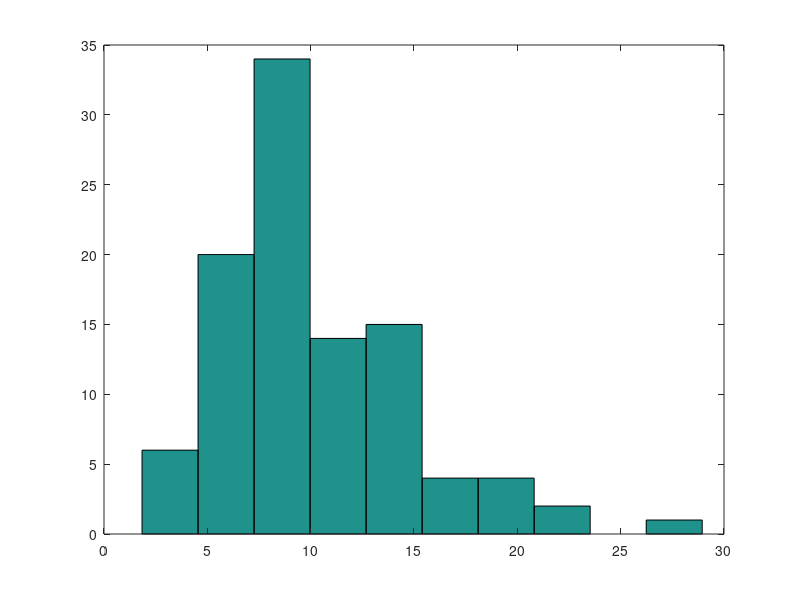

MATLAB code for this plot:
echo on

% ***********************************************************************
%                   INTRODUCTION TO MATLAB
% ***********************************************************************

% Matlab is a system for doing numerical and graphical computation.
% It was initially written to provide a interface for the LINPACK
% and EISPACK linear algebra packages.  It has evolved over the years
% to become one of the premier high level languages for doing
% mathematical computation. 

% The goal of this tutorial to describe some basic features of the
% Matlab language with particular emphasis on its abilities in the
% areas of data manipulation, data analysis, and graphing.

%***********************************************************************
%                           NOTE
%-----------------------------------------------------------------------
%        WHENEVER YOU SEE THE WORD PAUSE THE M-FILE WILL PAUSE
%        PRESS ANY KEY TO CONTINUE.
%***********************************************************************

pause

%------------------------------------------------------------------------
%                           MATRIX
%------------------------------------------------------------------------
% The basic structure in Matlab is a matrix.  Let's look at a dataset
% that is discussed in Chapters 3 and 4.  For 30 students in a statistics
% class, we record the grade (A, B, C, D, F) and the score on the SAT
% exam that was taken during high school.  

% We represent this data by a matrix named 'class' that consists of 30 rows
% and 2 columns -- the first column contains the grades (coded 1 = F, 2 = D,
% 3 = C, 4 = B, 5 = A) and the second column contains the SAT scores.

% We use square brackets are used to describe the matrix.  Carriage
% returns to describe different rows.  Alternatively, a semicolon
% can be used to separate rows. Thee command is concluded with
% a semicolon.  

echo off

class=[ 3   525
        2   533
        3   545
        4   582
        2   581
        1   576
        3   572
        4   609
        2   559
        1   543
        3   576
        4   525
        0   574
        1   582
        2   574
        3   471
        3   595
        2   557
        4   557
        4   584
        3   599
        2   517
        4   649
        2   584
        1   463
        3   591
        2   488
        3   563
        3   553
        4   549 ];

echo on
pause

% We display 'class' by typing it without a semicolon at the end.

class

pause


%------------------------------------------------------------------------
%                        MATRIX MANIPULATIONS
%------------------------------------------------------------------------		
% Let's illustrate some basic manipulations of this data matrix.

% We define a list of numbers by a colon:

1:5

pause

% We look at the data for students 1-5 by use of the command

class(1:5,:)

pause

% Here we are extracting rows 1-5 and all columns (indicated by a :).
% Similarly, suppose we wish to extract the first column of the
% data matrix and assign it a column vector called 'grade'.  We extract
% the second column of 'class' and assign it to a variable called 'sat'.

grade=class(:,1); sat=class(:,2);

pause

% Note that we can have multiple statements on a line -- we separate the
% statements by ; (or ,)

% We can perform various computations on vectors and matrices.

% Suppose that we wish to scale the grades by multiplying by 10 and adding 5
% -- we'll call the new grade 'new_grade':

new_grade=10*grade+5

pause

% Suppose that we wish to square each grade -- we do this by the .^ operator.

grade.^2

pause

% grade is currently a column vector, we can convert it to a row vector by
% the transpose (') operator:

grade'

pause

% Suppose that we wish to add 'new_grade' to 'sat'.  The addition (+) 
% operator works for matrices if the dimensions line up.

new_grade+sat

pause

% Matlab also supports logical operators.  

% Suppose that we want to define a passing grade -- if grade is 3 or higher,
% then pass = 1, otherwise pass = 0.  We define this using >=

pass=(grade>=3)

pause

% We want to define a variable 'C', which is equal to 1 if the grade is 3
% and 0 otherwise.  We use the logical equal (==) operator:

C=(grade==3)

pause

%------------------------------------------------------------------------
%                     DATA ANALYSIS COMMANDS
%------------------------------------------------------------------------

% Matlab supports many data analysis operations.  The ones described below
% are intrinsic to Matlab.  Many others are available in the Statistics
% Toolbox.

% The 'length' command gives the number of entries in a vector:

length(grade)

pause

% The commands below find the mean and standard deviation of the column 
% vector 'sat':

mean(sat), std(sat)

pause

% Here is an alternative way of computing a standard deviation -- it 
% illustrates the 'sum' and 'sqrt' commands:

sqrt(sum((sat-mean(sat)).^2/(length(grade)-1)))

pause

% Suppose we wish to tally the different grades in the vector 'grade'.
% This can be done using the Matlab 'hist' function (the graphical version
% of this command will be illustrated later).  

freq=hist(grade,0:4)

% We see that there is 1 F, 4 D's, 8 C's, 10 B's, and 7 A's.

pause

% We can find the number of D's by use of a == logical operator and a 'sum':

num_D=sum(grade==1)

pause

% Likewise, the proportion of A's is given by

prop_A=sum(grade==4)/length(grade)

pause

%------------------------------------------------------------------------
%                     GRAPHING COMMANDS
%------------------------------------------------------------------------

% Matlab has a large number of graphing commands.  Here we illustrate some
% basic Matlab commands that are helpful in data analysis.

% A histogram of the SAT scores is constructed by the 'hist' command.

hist(sat)

pause

% Suppose that we wish to use bin midpoints of 460, 480, ..., 660. We first
% define a variable, called 'bins', which contains 460 to 660 in steps of 20:

bins=460:20:600;

pause

% The histogram using these bin midpoints is given by

hist(sat,bins)

pause

% Suppose that we wish to construct a scatterplot of 'grade' (vertical axis)
% against 'sat' (horizontal axis).  We use the 'plot' command.  The horizontal
% variable goes first, and we indicate a plotting symbol at the end.

plot(sat,grade,'o')

pause

% We label this plot by the 'xlabel', 'ylabel', 'title' commands:

xlabel('SAT'); ylabel('GRADE'); title('SCATTERPLOT OF GRADE AGAINST SAT')

pause

% We look at this graph -- we see a slight positive relationship between
% SAT and GRADE.  This motivates us to fit a line.  

% We first form a regression matrix.  The matrix X contains two columns - the first
% column is a ones vector (called ones(30,1)) and the second column are the sat scores.

X=[ones(30,1) sat];

pause

% A least-squares fit of SAT on GRADE is found in Matlab using a matrix divide notation -- 
% the column vector 'b' contains the regression coefficients:

b=X\grade

pause

% Let's put this least-squares fit on the graph.  We define points on the line:

xpt=[450 750]; ypt=b(1)+b(2)*xpt;

pause

% The 'line' command will connect the points and put the line on the current plot:

line(xpt,ypt)

pause

%------------------------------------------------------------------------
%                    WORKING WITH SIMULATED DATA
%------------------------------------------------------------------------

% Let's review some of the above commands and introduce some new ones by
% doing some data analysis on simulated data.

% We simulate numbers from a standard normal distribution.  We create a
% matrix of 10 rows and 100 columns and assign it to the matrix 'rand_norm':

rand_norm=randn(10,100);

pause

% Let's construct a histogram of the first row of this matrix -- it should
% look bell shaped and centered about the value 0.

hist(rand_norm(1,:))

pause

% Another property of these simulated values is that they are uncorrelated.
% To show this, we plot the entire stream of simulated values.  We collapse
% the matrix 'rand_norm' to a column vector 'rand_c' (using the colon 
% operation and then plot the elements of 'rand_c' as a line graph.

rand_c=rand_norm(:);
plot(rand_c)

% Note that there is no pattern or trend in the graph which indicates that
% they are uncorrelated.

pause

% Next, let's explore characteristics of sample means of normal samples.
% The following command finds the mean of each column of 'rand_norm' -- the
% resulting row vector is stored in 'means':

means=mean(rand_norm);

pause

% The values in 'means' are normally distributed with mean 0 and standard
% deviation sqrt(1/10) -- let's display the distribution.

hist(means)

pause

% We can use the random matrix 'rand_norm' to illustrate other functions of
% normals.  First we'll square each element of the matrix (by the .^ operator)
% and put the result in 'chisqs' -- the elements are independent
% chi-square(1):

chisqs=rand_norm.^2;

pause

% If we sum across rows, we'll get a random sample from a chi square 
% distribution with 10 degrees of freedom.

chisq10=sum(chisqs);

pause

% We'll display a histogram of these values.

hist(chisq10)

pause

% Looking at a chi-square table, we see that the upper 10 percentage point
% of a chi-square (10) is 14.68.  So we expect that roughly 10 percent of
% our random chi-square(10)'s are larger than 14.68.  Let's check:

sum(chisq10>14.68)

% This is the number of simulated values larger than 14.68 out of 100.
% Hopefully this is about 10 percent.


echo off
